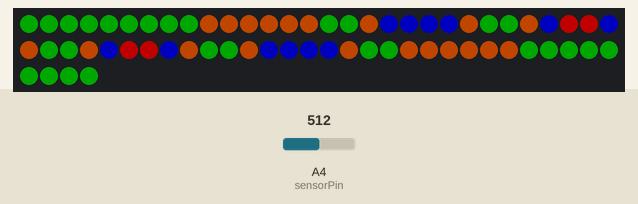
A sketch run on a simulated Arduino Uno, built with avr-gcc and run on an emulated ATmega328P. Shown: 64 RGB LEDs in strip order, left to right, continuing on the next row. The test bench sets the inputs (shaded band); at power-on: A4 (sensorPin) = 512. Dim RGB values are drawn brighter than linear; what the sketch prints to the serial monitor is not drawn.

Above: at 1.2 s.
1.3 s: A4 (sensorPin) set to 191
2.8 s: A4 (sensorPin) set to 171
At 3.2 s:
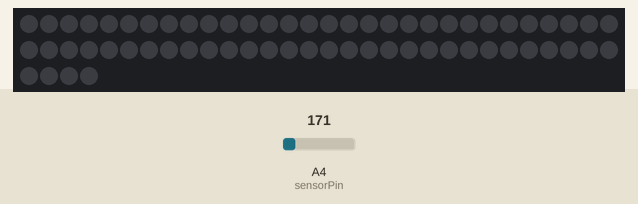
4.3 s: A4 (sensorPin) set to 190
5.8 s: A4 (sensorPin) set to 266
7.3 s: A4 (sensorPin) set to 298
At 8.1 s:
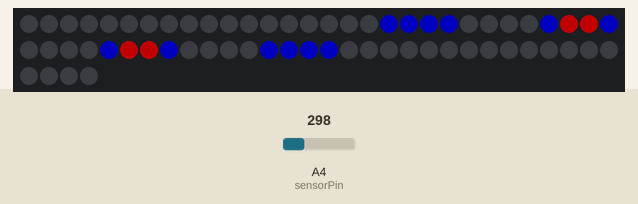
8.8 s: A4 (sensorPin) set to 382
At 9.2 s:
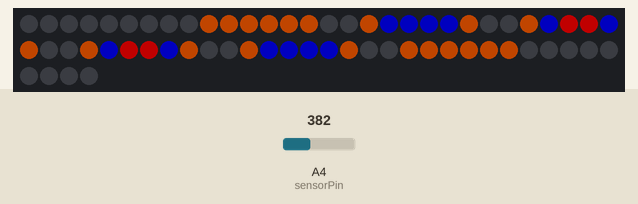
10.3 s: A4 (sensorPin) set to 411
At 10.8 s:
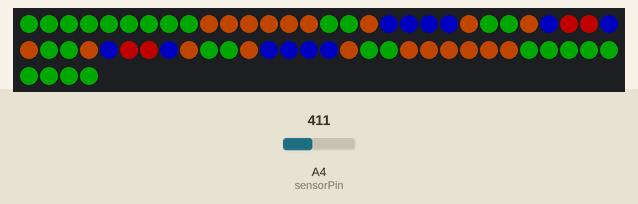
Timing chart, 0 to 12.8 s (numbered marks = the images above; inputs shaded):
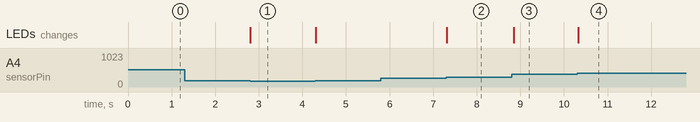

Measured:
- the behaviour switches between 181 and 180 on A4 (sensorPin) (found by bisection; images 0 and 1)
- the behaviour switches between 280 and 281 on A4 (sensorPin) (found by bisection; images 1 and 2)
- the behaviour switches between 400 and 401 on A4 (sensorPin) (found by bisection; images 3 and 4)
- after the input at 1.3 s, every drawn part: stays the same
- after the input at 2.8 s, the LEDs: change at once (image 1)
- after the input at 5.8 s, every drawn part: stays the same
- after the input at 7.3 s, the LEDs: change at once (image 2)
- after the input at 8.8 s, the LEDs: change at once (image 3)
- after the input at 10.3 s, the LEDs: change at once (image 4)

The sketch:

LEDMusicGolden.ino
```cpp
#include "FastLED.h"

// How many leds in your strip?
#define NUM_LEDS 64

// For led chips like Neopixels, which have a data line, ground, and power, you just
// need to define DATA_PIN.  For led chipsets that are SPI based (four wires - data, clock,
// ground, and power), like the LPD8806, define both DATA_PIN and CLOCK_PIN
#define DATA_PIN 7

int sensorPin = A4;
int sensorValue = 0;

// Define the array of leds
CRGB leds[NUM_LEDS];
int loopOne[4] = {28,29,36,37};
int loopTwo[12] = {19,20,21,22,27,35,43,44,45,46,38,30};
int loopThree[20] = {10,11,12,13,14,15,23,31,39,47,55,54,53,52,51,50,42,34,26,18};
int loopFour[28] = {1,2,3,4,5,6,7,8,16,24,32,40,48,56,64,63,62,61,60,59,58,57,49,41,33,25,17,9};

void setup() {
  Serial.begin(57600);
  Serial.println("resetting");
  LEDS.addLeds<NEOPIXEL, DATA_PIN>(leds, NUM_LEDS);
  LEDS.setBrightness(84);
}

void fadeall() {
  for (int i = 0; i < NUM_LEDS; i++) {
    leds[i] = CRGB::Black;
  }
}

void showLoopOne() {
  for (int i = 0; i < 4; i++) {
    leds[loopOne[i] -1] = CRGB::Red;
  }
}

void showLoopTwo() {
  for (int i = 0; i < 12; i++) {
    // leds[loopTwo[i]].setRGB(255, 0, 0);
    leds[loopTwo[i] -1] = CRGB::Blue;
  }
}

void showLoopThree() {
  for (int i = 0; i < 20; i++) {
    // leds[loopThree[i]] = CRGB::Blue;
    leds[loopThree[i] -1].setRGB(255, 92, 0);
  }
}

void showLoopFour() {
  for (int i = 0; i < 28; i++) {
    leds[loopFour[i] -1] = CRGB::Green;
    // leds[loopFour[i]].setRGB(255, 92, 0);
  }
}


void loop() {

  // fadeall();

  sensorValue = analogRead(sensorPin);

  if (sensorValue > 180) {
    showLoopOne();

    if (sensorValue > 280) {
      showLoopTwo();
    }

    if (sensorValue > 320) {
      showLoopThree();
    }

    if (sensorValue > 400) {
      showLoopFour();
    }

//  static uint8_t hue = 0;
//  // random colored speckles that blink in and fade smoothly
//  fadeToBlackBy(leds, NUM_LEDS, 10);
//  int pos = random16(NUM_LEDS);
//  leds[pos].setRGB(255,255,255);

    FastLED.show();
    delay(50);

  }
  else {
    fadeall();
    FastLED.show();
  }

}
```
